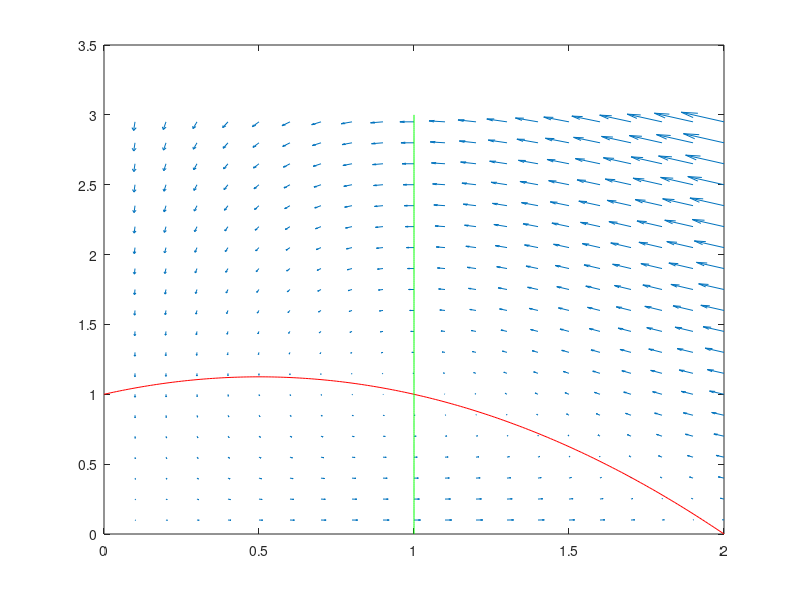

Recreate this plot in MATLAB. (Note: this script raises an error after producing the figure.)
clear

global K;

K = 2;
figure(1)
axis([0 K 0 3])

[x,y]=meshgrid(.1:K/20:K,.1:.15:3);
dx=x.*((1-x/K).*(x+1)-y);
dy=y.*(x-1);
quiver(x,y,dx,dy)
hold on;

t=0:.01:K;

plot(t,(1-t/K).*(t+1),'-r')
plot(ones(size(t)),t*3/K,'-g')

options=odeset('AbsTol',1e-6,'RelTol',1e-3,'MaxStep',0.1);

for n = 0:0.5:2.5
    [~,y]=ode45(@syst_exampl,[0 20],[2 n],options);
    plot(y(:,1),y(:,2),'-k')
end
hold off;


syms x y;
dx = x*((1-x/K)*(x+1)-y);
derivative = diff(dx, x);
sign_at_intersect = subs(derivative, x, 1);
sign_at_intersect_1 = subs(sign_at_intersect, y, 1)


K = 5;
figure(2)
axis([0 K 0 3])

[x,y]=meshgrid(.1:K/20:K,.1:.15:3);
dx=x.*((1-x/K).*(x+1)-y);
dy=y.*(x-1);
quiver(x,y,dx,dy)
hold on;

t=0:.01:K;

plot(t,(1-t/K).*(t+1),'-r')
plot(ones(size(t)),t*3/K,'-g')

for n = 0:0.75:2.25
    [~,y]=ode45(@syst_exampl,[0 20],[1 n],options);
    plot(y(:,1),y(:,2),'-k')
end
hold off;


syms x y;
dx = x*((1-x/K)*(x+1)-y);
derivative = diff(dx, x);
sign_at_intersect = subs(derivative, x, 1);
sign_at_intersect_2 = subs(sign_at_intersect, y, 8/5)


figure(3)
K=5;
[~,y]=ode45(@syst_exampl,[0 200],[1 8/5+.01],options);
plot(y(:,1),y(:,2),'-k')
hold on;
[~,y]=ode45(@syst_exampl,[0 200],[5 .01],options);
plot(y(:,1),y(:,2),'-k')
hold off

global c
global k
c=1.8;
k=2;
y=iterate(@tent_v2,0,30);
z=cobweb_copy(y,31);
figure(4)
plot(z(:,1),z(:,2),'-b')
hold on;
t=-1.6:.01:1.3;
plot(t,t,'-r')
plot(t,tent_v2(t),'-y')
hold off;
